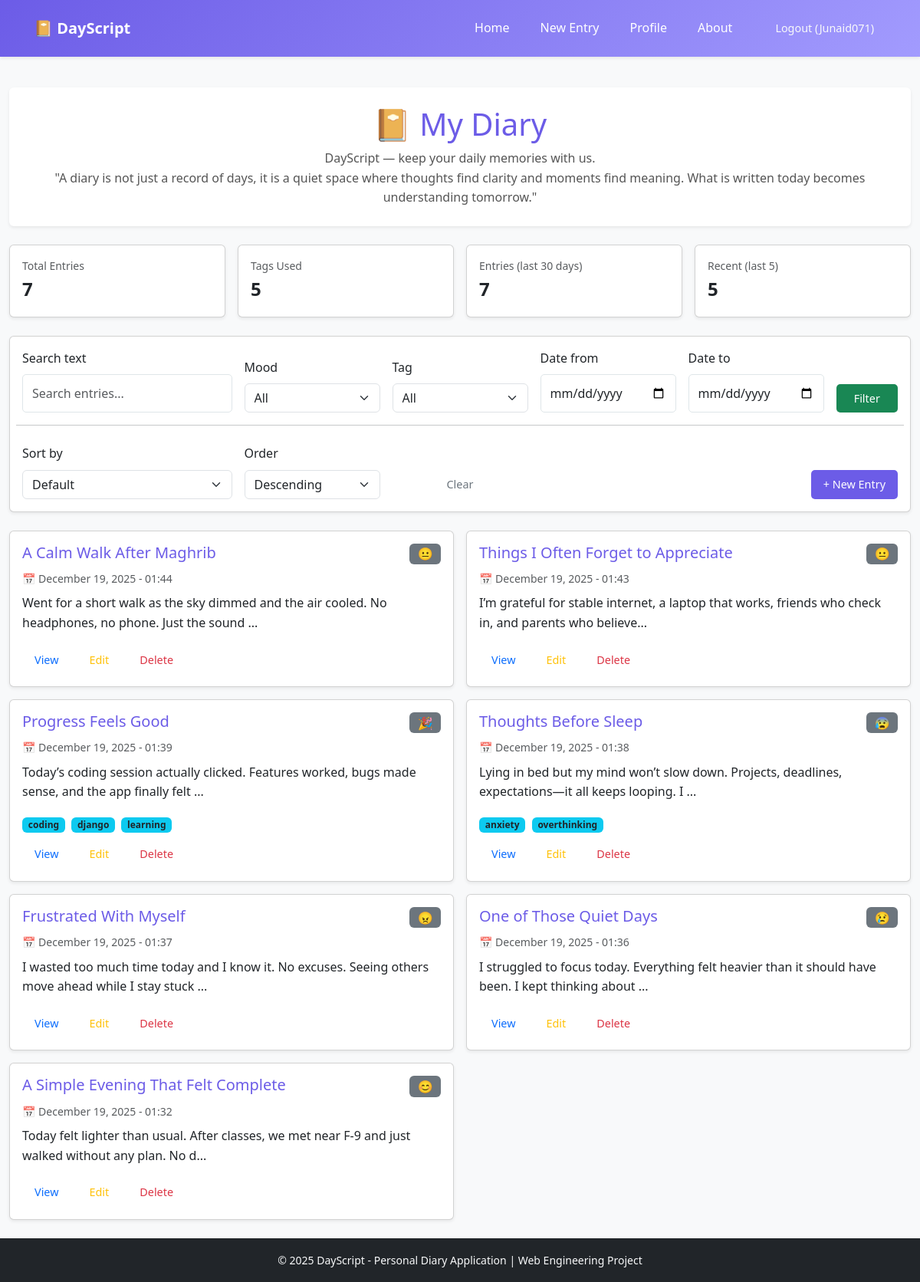
Screenshot of / (signed in) with the database file from the repository.
### diary/models.py (models this page shows, shortened)
class DiaryEntry(models. Model):
    MOOD_CHOICES = [
        ('happy', '😊 Happy'),
        ('sad', '😢 Sad'),
        ('neutral', '😐 Neutral'),
        ('excited', '🎉 Excited'),
        ('anxious', '😰 Anxious'),
        ('grateful', '🙏 Grateful'),
        ('angry', '😠 Angry'),
        ('peaceful', '😌 Peaceful'),
    ]
    user = models.ForeignKey(
        User,
        on_delete=models.CASCADE,
        related_name='diary_entries'
    )
    title = models.CharField(max_length=200)
    content = models.TextField()
    mood = models.CharField(
        max_length=20,
        choices=MOOD_CHOICES,
        default='neutral'
    )
    tags = models.ManyToManyField(
        Tag,
        blank=True,
        related_name='entries'
    )
    created_at = models.DateTimeField(default=timezone.now)
    updated_at = models.DateTimeField(auto_now=True)
    class Meta:
        ordering = ['-created_at']
        verbose_name = 'Diary Entry'
        verbose_name_plural = 'Diary Entries'
    def get_mood_display_emoji(self):
        mood_emojis = {
            'happy': '😊',
            'sad': '😢',
            'neutral': '😐',
            'excited': '🎉',
            'anxious': '😰',
            'grateful': '🙏',
            'angry': '😠',
            'peaceful':  '😌',
        }
        return mood_emojis.get(self. mood, '😐')
    def content_preview(self):
        if len(self.content) > 100:
            return self. content[:100] + '...'
        return self.content

class Tag(models.Model):
    name = models.CharField(max_length=50, unique=True)
    created_at = models. DateTimeField(auto_now_add=True)
    class Meta:
        ordering = ['name']
        verbose_name = 'Tag'
        verbose_name_plural = 'Tags'

### diary/views.py (the view)
# urls.py: path('', views.HomeView.as_view(), name='home'),
class HomeView(ListView):
    model = DiaryEntry
    template_name = 'diary/home.html'
    context_object_name = 'entries'
    paginate_by = 10
    def get_queryset(self):
        if not self.request.user.is_authenticated:
            return DiaryEntry.objects.none()
        qs = DiaryEntry.objects.filter(user=self.request.user)
        query = self.request.GET.get('query', '').strip()
        if query:
            qs = qs.filter(Q(title__icontains=query) | Q(content__icontains=query))
        tag_id = self.request.GET.get('tag', '').strip()
        if tag_id:
            qs = qs.filter(tags__id=tag_id)
        mood = self.request.GET.get('mood', '').strip()
        if mood:
            qs = qs.filter(mood=mood)
        date_from = self.request.GET.get('date_from', '').strip()
        if date_from:
            qs = qs.filter(created_at__date__gte=date_from)
        date_to = self.request.GET.get('date_to', '').strip()
        if date_to:
            qs = qs.filter(created_at__date__lte=date_to)
        sort = self.request.GET.get('sort', '').strip()
        order = self.request.GET.get('order', 'desc').strip() or 'desc'
        sort_map = {
            'title': 'title',
            'date': 'created_at',
            'mood': 'mood',
        }
        if sort in sort_map:
            field = sort_map[sort]
            if order == 'asc':
                qs = qs.order_by(field)
            else:
                qs = qs.order_by(f'-{field}')
        else:
            qs = qs.order_by('-created_at')
        return qs.distinct()
    def get_context_data(self, **kwargs):
        ctx = super().get_context_data(**kwargs)
        if self.request.user.is_authenticated:
            user = self.request.user
            entries_qs = DiaryEntry.objects.filter(user=user)
            ctx['total_entries'] = entries_qs.count()
            ctx['total_tags'] = Tag.objects.filter(entries__user=user).distinct().count()
            ctx['entries_last_30'] = entries_qs.filter(
                created_at__date__gte=timezone.now().date() - timedelta(days=30)
            ).count()
            ctx['recent_count'] = entries_qs[:5].count()
            ctx['user_tags'] = Tag.objects.filter(entries__user=user).distinct()
        else:
            ctx['total_entries'] = 0
            ctx['total_tags'] = 0
            ctx['entries_last_30'] = 0
            ctx['recent_count'] = 0
            ctx['user_tags'] = Tag.objects.none()
        return ctx

### diary/templates/diary/home.html (shortened to what this page needs)
{% extends 'diary/base.html' %}
{% block content %}
<div class="home-container">
    <div class="hero-block text-center bg-white p-4 rounded shadow-sm mb-4">
        <h1 class="mb-2">📔 My Diary</h1>
        <p class="punchline mb-0">DayScript — keep your daily memories with us.</p>
        <p class="punchline mb-0">"A diary is not just a record of days, it is a quiet space where thoughts find clarity and moments find meaning. What is written today becomes understanding tomorrow."</p>
    </div>
    {% if user.is_authenticated %}
        <div class="row g-3 mb-4">
            <div class="col-md-3">
                <div class="card shadow-sm h-100">
                    <div class="card-body">
                        <div class="text-muted small">Total Entries</div>
                        <div class="fs-4 fw-bold">{{ total_entries }}</div>
                    </div>
                </div>
            </div>
            <div class="col-md-3">
                <div class="card shadow-sm h-100">
                    <div class="card-body">
                        <div class="text-muted small">Tags Used</div>
                        <div class="fs-4 fw-bold">{{ total_tags }}</div>
                    </div>
                </div>
            </div>
            <div class="col-md-3">
                <div class="card shadow-sm h-100">
                    <div class="card-body">
                        <div class="text-muted small">Entries (last 30 days)</div>
                        <div class="fs-4 fw-bold">{{ entries_last_30 }}</div>
                    </div>
                </div>
            </div>
            <div class="col-md-3">
                <div class="card shadow-sm h-100">
                    <div class="card-body">
                        <div class="text-muted small">Recent (last 5)</div>
                        <div class="fs-4 fw-bold">{{ recent_count }}</div>
                    </div>
                </div>
            </div>
        </div>
        <div class="card shadow-sm mb-4">
            <div class="card-body">
                <form method="GET" class="row g-3 align-items-end">
                    <div class="col-md-3">
                        <label class="form-label">Search text</label>
                        <input type="text" name="query" class="form-control" placeholder="Search entries..."
                               value="{{ request.GET.query }}">
                    </div>
                    <div class="col-md-2">
                        <label class="form-label">Mood</label>
                        <select name="mood" class="form-select">
                            <option value="">All</option>
                        </select>
                    </div>
                    <div class="col-md-2">
                        <label class="form-label">Tag</label>
                        <select name="tag" class="form-select">
                            <option value="">All</option>
                        </select>
                    </div>
                    <div class="col-md-2">
                        <label class="form-label">Date from</label>
                        <input type="date" name="date_from" class="form-control" value="{{ request.GET.date_from }}">
                    </div>
                    <div class="col-md-2">
                        <label class="form-label">Date to</label>
                        <input type="date" name="date_to" class="form-control" value="{{ request.GET.date_to }}">
                    </div>
                    <div class="col-md-1 d-grid">
                        <button type="submit" class="btn btn-success">Filter</button>
                    </div>
                    <hr class="mt-3 mb-2">
                    <div class="col-md-3">
                        <label class="form-label">Sort by</label>
                        <select name="sort" class="form-select">
                            <option value="">Default</option>
                        </select>
                    </div>
                    <div class="col-md-2">
                        <label class="form-label">Order</label>
                        <select name="order" class="form-select">
                            <option value="desc" {% if request.GET.order == 'desc' or not request.GET.order %}selected{% endif %}>Descending</option>
                        </select>
                    </div>
                    <div class="col-md-2 d-grid">
                        <a href="{% url 'home' %}" class="btn btn-outline-secondary">Clear</a>
                    </div>
                    <div class="col-md-5 text-end">
                        <a href="{% url 'entry_create' %}" class="btn btn-primary">+ New Entry</a>
                    </div>
                </form>
            </div>
        </div>
        {% if entries %}
            <div class="row g-3">
                {% for entry in entries %}
                <div class="col-md-6">
                    <div class="card shadow-sm h-100">
                        <div class="card-body">
                            <div class="d-flex justify-content-between align-items-start mb-2">
                                <h5 class="card-title mb-0"><a href="{% url 'entry_detail' entry.pk %}">{{ entry.title }}</a></h5>
                                <span class="badge bg-secondary fs-6">{{ entry.get_mood_display_emoji }}</span>
                            </div>
                            <p class="card-text text-muted small mb-2">📅 {{ entry.created_at|date:"F d, Y - H:i" }}</p>
                            <p class="card-text">{{ entry.content_preview }}</p>
                            {% if entry.tags.all %}
                                <div class="mb-2">
                                    {% for tag in entry.tags.all %}
                                        <span class="badge bg-info text-dark me-1">{{ tag.name }}</span>
                                    {% endfor %}
                                </div>
                            {% endif %}
                            <div class="d-flex gap-2">
                                <a href="{% url 'entry_detail' entry.pk %}" class="btn btn-sm btn-outline-primary">View</a>
                                <a href="{% url 'entry_update' entry.pk %}" class="btn btn-sm btn-outline-warning">Edit</a>
                                <a href="{% url 'entry_delete' entry.pk %}" class="btn btn-sm btn-outline-danger">Delete</a>
                            </div>
                        </div>
                    </div>
                </div>
                {% endfor %}
            </div>
        {% else %}
            <div class="alert alert-info text-center">
                No entries found. <a href="{% url 'entry_create' %}">Create your first entry</a>.
            </div>
        {% endif %}
    {% endif %}
</div>
{% endblock %}

### diary/templates/diary/base.html (shortened to what this page needs)
<!DOCTYPE html>
<html lang="en">
<head>
    {% load static %}
    <link href="https://cdn.jsdelivr.net/npm/bootstrap@5.3.3/dist/css/bootstrap.min.css" rel="stylesheet">
    <link rel="stylesheet" href="{% static 'css/style.css' %}">
</head>
<body class="bg-light">
    <nav class="navbar navbar-expand-lg navbar-dark bg-primary shadow-sm">
        <div class="container">
            <a class="navbar-brand fw-bold" href="{% url 'home' %}">📔 DayScript</a>
            <div class="collapse navbar-collapse justify-content-end" id="navbarNav">
                <div class="navbar-nav nav-links">
                    {% if user.is_authenticated %}
                        <a class="nav-link" href="{% url 'home' %}">Home</a>
                        <a class="nav-link" href="{% url 'entry_create' %}">New Entry</a>
                        <a class="nav-link" href="{% url 'profile' %}">Profile</a>
                        <a class="nav-link" href="{% url 'about' %}">About</a>
                        <form action="{% url 'logout' %}" method="post" class="d-inline logout-form ms-2">
                            <button type="submit" class="btn btn-sm btn-outline-light">Logout ({{ user.username }})</button>
                        </form>
                    {% else %}
                        <a class="nav-link" href="{% url 'home' %}">Home</a>
                        <a class="nav-link" href="{% url 'about' %}">About</a>
                        <a class="nav-link" href="{% url 'login' %}">Login</a>
                        <a class="nav-link" href="{% url 'register' %}">Register</a>
                    {% endif %}
                </div>
            </div>
        </div>
    </nav>
    <main class="container my-4">
        {% block content %}{% endblock %}
    </main>
    <footer class="footer bg-dark text-light py-3 mt-auto">
        <div class="container text-center">
            <small>&copy; 2025 DayScript - Personal Diary Application | Web Engineering Project</small>
        </div>
    </footer>
</body>
</html>

### static/css/style.css (style rules this page uses)
:root { --primary-color: #6c5ce7; --primary-dark: #5b4cdb; --secondary-color: #a29bfe; --accent-color: #fd79a8; --success-color: #00b894; --warning-color: #fdcb6e; --danger-color: #d63031; --dark-color: #2d3436; --light-color: #dfe6e9; --white: #ffffff; --background: #f8f9fa; --card-shadow: 0 2px 10px rgba(0, 0, 0, 0.1); --border-radius: 10px; }
* { margin: 0; padding: 0; box-sizing: border-box; }
body { font-family: 'Segoe UI', Tahoma, Geneva, Verdana, sans-serif; background-color: var(--background); color: var(--dark-color); line-height: 1.6; min-height: 100vh; display: flex; flex-direction: column; }
a { text-decoration: none; color: var(--primary-color); }
.navbar { background: linear-gradient(135deg, var(--primary-color), var(--secondary-color)); padding: 1rem 2rem; box-shadow: var(--card-shadow); }
.nav-links { display: flex; gap: 1. 5rem; }
.nav-links a { color: var(--white); font-weight: 500; transition: opacity 0.3s; }
.nav-links { display: flex; gap: 1.5rem; align-items: center; }
.logout-form { display: inline-block; }
.punchline, .quote { margin: 0.25rem 0 1rem 0; color: #555; }
.hero-block { text-align: center; background: var(--white); padding: 1.5rem; border-radius: var(--border-radius); box-shadow: var(--card-shadow); margin-bottom: 1.5rem; }
.hero-block h1 { margin-bottom: 0.5rem; }
.hero-block .punchline { margin: 0; color: #555; font-weight: 500; }
.container { max-width: 1200px; margin: 0 auto; }
.btn { display: inline-block; padding: 0.5rem 1rem; border: none; border-radius: 5px; cursor: pointer; font-size: 0.9rem; font-weight: 500; transition: all 0.3s; text-align: center; }
.btn-primary { background-color: var(--primary-color); color: var(--white); }
.home-container h1 { margin-bottom: 1. 5rem; color: var(--primary-color); }
.form-control { width: 100%; padding: 0.75rem; border: 1px solid var(--light-color); border-radius: 5px; font-size: 1rem; transition: border-color 0.3s; }
.footer { background: var(--dark-color); color: var(--light-color); text-align: center; padding: 1. 5rem; margin-top: auto; }

### rows the page displays
DiaryEntry: title "A Calm Walk After Maghrib", get_mood_display_emoji "😐", created_at "December 19, 2025 - 01:44", content_preview "Went for a short walk as the sky dimmed and the air cooled. No headphones, no phone. Just the sound ..."
DiaryEntry: title "Things I Often Forget to Appreciate", get_mood_display_emoji "😐", created_at "December 19, 2025 - 01:43", content_preview "I’m grateful for stable internet, a laptop that works, friends who check in, and parents who believe..."
DiaryEntry: title "Progress Feels Good", get_mood_display_emoji "🎉", created_at "December 19, 2025 - 01:39", content_preview "Today’s coding session actually clicked. Features worked, bugs made sense, and the app finally felt ..."
Tag: name "coding"
Tag: name "django"
Tag: name "learning"
DiaryEntry: title "Thoughts Before Sleep", get_mood_display_emoji "😰", created_at "December 19, 2025 - 01:38", content_preview "Lying in bed but my mind won’t slow down. Projects, deadlines, expectations—it all keeps looping. I ..."
Tag: name "anxiety"
Tag: name "overthinking"
DiaryEntry: title "Frustrated With Myself", get_mood_display_emoji "😠", created_at "December 19, 2025 - 01:37", content_preview "I wasted too much time today and I know it. No excuses. Seeing others move ahead while I stay stuck ..."
DiaryEntry: title "One of Those Quiet Days", get_mood_display_emoji "😢", created_at "December 19, 2025 - 01:36", content_preview "I struggled to focus today. Everything felt heavier than it should have been. I kept thinking about ..."
DiaryEntry: title "A Simple Evening That Felt Complete", get_mood_display_emoji "😊", created_at "December 19, 2025 - 01:32", content_preview "Today felt lighter than usual. After classes, we met near F-9 and just walked without any plan. No d..."

### other values shown
{{ user.username }} "Junaid071"
{{ total_entries }} "7"
{{ total_tags }} "5"
{{ entries_last_30 }} "7"
{{ recent_count }} "5"
